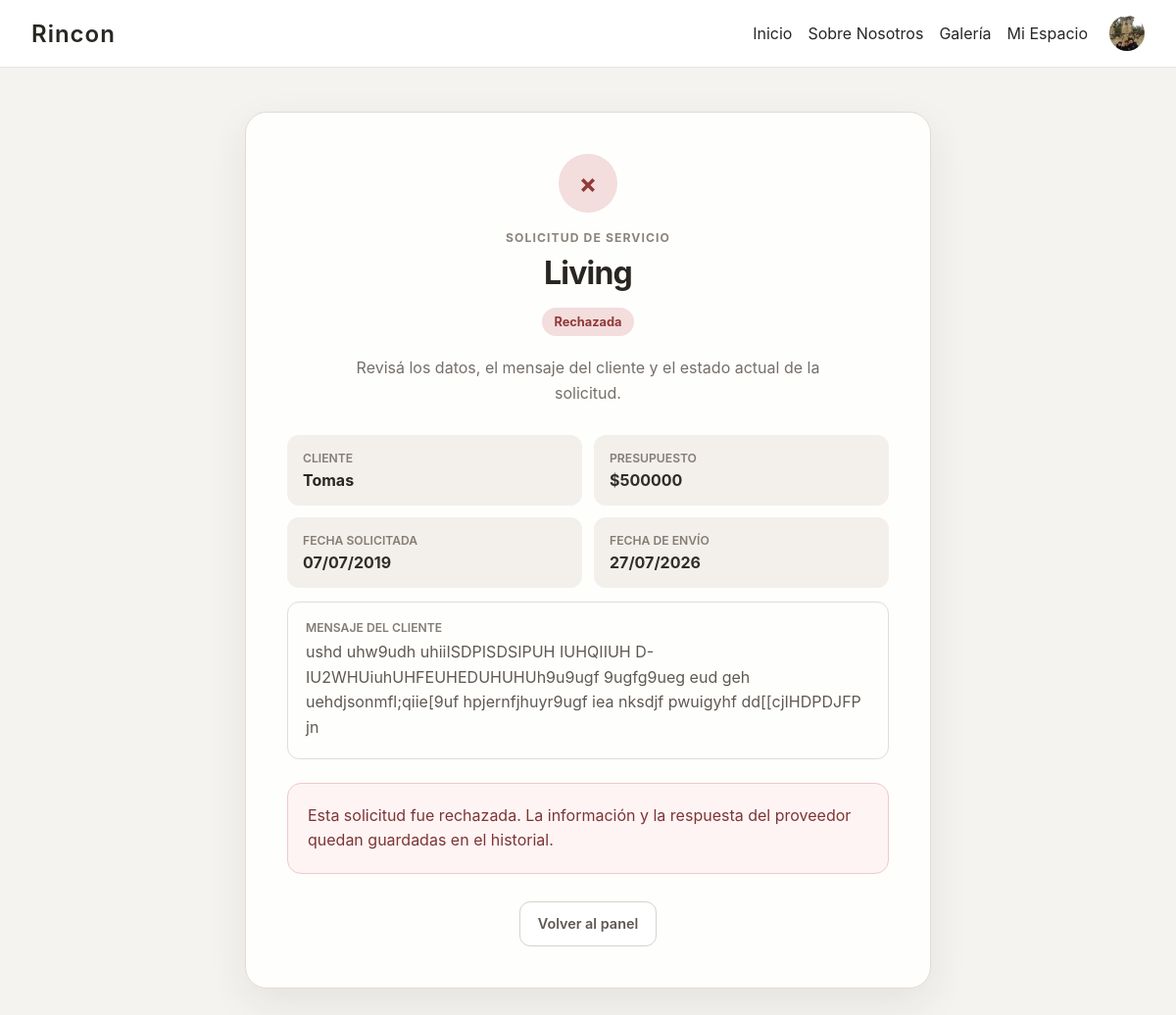
The page /solicitudes/1/ (signed in) on the database its author committed.
### cuentas/models.py (models this page shows)
class Usuario(AbstractUser):
    imagen_perfil = models.ImageField(
        upload_to='perfiles/',
        default='default.jpg',
        blank=True,
        null=True
    )

### solicitudes/models.py (models this page shows, shortened)
class SolicitudServicio(models.Model):
    ESTADOS = [
        ("pendiente", "Pendiente"),
        ("aceptada_proveedor", "Aceptada por el proveedor"),
        ("confirmada", "Confirmada por el cliente"),
        ("rechazada", "Rechazada"),
        ("cancelada", "Cancelada"),
        ("en_proceso", "En proceso"),
        ("finalizada", "Finalizada"),
    ]
    cliente = models.ForeignKey(
        settings.AUTH_USER_MODEL,
        on_delete=models.CASCADE,
        related_name="solicitudes_servicio"
    )
    proyecto = models.ForeignKey(
        Proyecto,
        on_delete=models.CASCADE,
        related_name="solicitudes"
    )
    presupuesto_cliente = models.DecimalField(
        max_digits=12,
        decimal_places=2
    )
    mensaje = models.TextField(
        blank=True
    )
    respuesta_proveedor = models.TextField(
        blank=True
    )
    fecha_estimada = models.DateField(
        null=True,
        blank=True
    )
    estado = models.CharField(
        max_length=30,
        choices=ESTADOS,
        default="pendiente"
    )
    fecha_solicitud = models.DateTimeField(
        auto_now_add=True
    )
    fecha_actualizacion = models.DateTimeField(
        auto_now=True
    )
    class Meta:
        ordering = ["-fecha_solicitud"]

### herramientas/models.py (models this page shows, shortened)
class Proyecto(models.Model):
    titulo = models.CharField(max_length=100)
    subtitulo = models.CharField(max_length=150, blank=True)
    descripcion = models.TextField()
    precio = models.DecimalField(max_digits=10, decimal_places=2)
    imagen = models.ImageField(upload_to='proyectos/')
    categoria = models.CharField(max_length=50, choices=CATEGORIAS, default='living')
    creador = models.ForeignKey(
        settings.AUTH_USER_MODEL,
        on_delete=models.CASCADE,
        related_name="proyectos_creados"
    )
    favoritos = models.ManyToManyField(
        settings.AUTH_USER_MODEL,
        related_name="proyectos_favoritos",
        blank=True    )

### solicitudes/views.py (the view)
@login_required
def detalle_solicitud(request, solicitud_id):
    solicitud = get_object_or_404(
        SolicitudServicio.objects.select_related("cliente", "proyecto"),
        id=solicitud_id,
    )
    if solicitud.cliente != request.user and not request.user.is_staff:
        messages.error(
            request,
            "No tenés permiso para ver esta solicitud.",
        )
        return redirect("perfil")
    respuesta_form = None
    if request.user.is_staff:
        respuesta_form = RespuestaProveedorForm(instance=solicitud)
    return render(
        request,
        "solicitudes/detalle_solicitud.html",
        {
            "solicitud": solicitud,
            "respuesta_form": respuesta_form,
        },
    )

### solicitudes/templates/solicitudes/detalle_solicitud.html (shortened to what this page needs)
{% load static %}
<link rel="stylesheet" href="{% static 'solicitudes/css/solicitudes.css' %}">
<link rel="stylesheet" href="{% static 'solicitudes/css/solicitudes_mejoras.css' %}">
{% include "website/navbar.html" %}
<main class="solicitud-page">
    <section class="detalle-solicitud-card">
        <div class="detalle-encabezado">
            <div class="estado-icono estado-{{ solicitud.estado }}">
                {% if solicitud.estado == "rechazada" or solicitud.estado == "cancelada" %}
                    ×
                {% else %}
                    ✓
                {% endif %}
            </div>
            <span class="etiqueta">Solicitud de servicio</span>
            <h1>{{ solicitud.proyecto.titulo }}</h1>
            <span class="estado-solicitud estado-{{ solicitud.estado }}">
                {{ solicitud.get_estado_display }}
            </span>
            <p class="detalle-introduccion">
                Revisá los datos, el mensaje del cliente y el estado actual de la solicitud.
            </p>
        </div>
        <div class="datos-solicitud">
            <div class="dato">
                <span>Cliente</span>
                {% if user.is_staff %}
                    <strong>
                        <a class="enlace-cliente" href="{% url 'detalle_cliente' solicitud.cliente.id %}">
                            {{ solicitud.cliente.get_full_name|default:solicitud.cliente.username }}
                        </a>
                    </strong>
                {% else %}
                    <strong>{{ solicitud.cliente.get_full_name|default:solicitud.cliente.username }}</strong>
                {% endif %}
            </div>
            <div class="dato">
                <span>Presupuesto</span>
                <strong>${{ solicitud.presupuesto_cliente|floatformat:0 }}</strong>
            </div>
            <div class="dato">
                <span>Fecha solicitada</span>
                <strong>
                    {% if solicitud.fecha_estimada %}
                        {{ solicitud.fecha_estimada|date:"d/m/Y" }}
                    {% else %}
                        Sin especificar
                    {% endif %}
                </strong>
            </div>
            <div class="dato">
                <span>Fecha de envío</span>
                <strong>{{ solicitud.fecha_solicitud|date:"d/m/Y" }}</strong>
            </div>
        </div>
        <div class="mensaje-solicitud">
            <span>Mensaje del cliente</span>
            <p>
                {% if solicitud.mensaje %}
                    {{ solicitud.mensaje }}
                {% else %}
                    El cliente no agregó un mensaje.
                {% endif %}
            </p>
        </div>
        {% if solicitud.estado == "rechazada" %}
            <div class="estado-aviso estado-aviso-rechazada">
                Esta solicitud fue rechazada. La información y la respuesta del proveedor quedan guardadas en el historial.
            </div>
        {% elif solicitud.estado == "cancelada" %}
            <div class="estado-aviso estado-aviso-cancelada">
                Esta solicitud fue cancelada y ya no admite nuevas acciones.
            </div>
        {% elif solicitud.estado == "confirmada" %}
            <div class="estado-aviso estado-aviso-confirmada">
                El cliente confirmó el servicio. Falta que el proveedor registre el inicio del trabajo.
            </div>
        {% elif solicitud.estado == "en_proceso" %}
            <div class="estado-aviso estado-aviso-en_proceso">
                El servicio está en proceso.
            </div>
        {% elif solicitud.estado == "finalizada" %}
            <div class="estado-aviso estado-aviso-finalizada">
                Servicio finalizado. El trabajo quedó cerrado y registrado en el historial del cliente.
            </div>
        {% endif %}
        <div class="volver-panel">
            {% if user.is_staff %}
                <a href="{% url 'solicitudes_proveedor' %}" class="btn-secundario">Volver al panel</a>
            {% else %}
                <a href="{% url 'perfil' %}" class="btn-secundario">Volver a mi perfil</a>
            {% endif %}
        </div>
    </section>
</main>

### website/templates/website/navbar.html
{% load static %}
<link rel="stylesheet" href="{% static 'website/css/navbar_0.01.css' %}">
<header class="navbar">
    <h1 class="logo">Rincon</h1>
    <nav>
        <a href="{% url 'base' %}">Inicio</a>
        <a href="#sobre">Sobre Nosotros</a>
        <a href="{% url 'lista_proyectos' %}">Galería</a>
        {% if user.is_authenticated %}
            <a href="{% url 'perfil' %}" class="nav-link">Mi Espacio</a>
            <img src="{{ user.imagen_perfil.url }}"
                 class="foto-perfil"
                 alt="Foto de perfil">
        {% else %}
            <a href="{% url 'cuentas:registro' %}">Registrarse</a>
            <a href="{% url 'cuentas:login' %}">Iniciar sesión</a>
        {% endif %}
    </nav>
</header>

### solicitudes/static/solicitudes/css/solicitudes.css (style rules this page uses)
* { box-sizing: border-box; }
.solicitud-page { min-height: calc(100vh - 80px); padding: 45px 20px 80px; }
.proyecto-resumen, .formulario-card, .detalle-solicitud-card { border: 1px solid #e1dcd4; border-radius: 22px; background: rgba(255, 255, 255, 0.9); box-shadow: 0 14px 40px rgba(44, 38, 32, 0.08); }
.etiqueta { display: block; margin-bottom: 9px; color: #8b837a; font-size: 0.76rem; font-weight: 650; letter-spacing: 1.1px; text-transform: uppercase; }
.proyecto-datos h1, .formulario-header h2, .detalle-solicitud-card h1 { margin: 0; color: #292622; letter-spacing: -0.8px; }
.btn-principal, .btn-secundario { display: inline-flex; align-items: center; justify-content: center; min-height: 46px; padding: 12px 18px; border: none; border-radius: 11px; font-family: inherit; font-size: 0.9rem; font-weight: 600; text-decoration: none; cursor: pointer; transition: transform 0.18s ease, background-color 0.18s ease; }
.btn-secundario { border: 1px solid #d8d2ca; background: white; color: #5e5851; }
.detalle-solicitud-card { width: min(700px, 100%); margin: 0 auto; padding: 42px; text-align: center; }
.estado-icono { width: 60px; height: 60px; margin: 0 auto 20px; display: flex; align-items: center; justify-content: center; border-radius: 50%; background: #e6eee5; color: #39703d; font-size: 1.7rem; font-weight: 700; }
.detalle-solicitud-card h1 { margin-bottom: 16px; font-size: 2rem; }
.estado-solicitud { display: inline-flex; margin-bottom: 20px; padding: 7px 12px; border-radius: 999px; background: #ece8e2; color: #625c55; font-size: 0.8rem; font-weight: 650; }
.estado-rechazada, .estado-cancelada { background: #f3dddd; color: #903939; }
.detalle-introduccion { max-width: 520px; margin: 0 auto 30px; color: #756f68; line-height: 1.6; }
.datos-solicitud { display: grid; grid-template-columns: repeat(2, 1fr); gap: 12px; text-align: left; }
.dato { padding: 16px; border-radius: 12px; background: #f3f0eb; }
.dato span, .mensaje-solicitud span, .respuesta-proveedor span { display: block; margin-bottom: 5px; color: #847d74; font-size: 0.76rem; font-weight: 600; text-transform: uppercase; }
.dato strong { color: #302d29; }
.mensaje-solicitud, .respuesta-proveedor { margin-top: 14px; padding: 18px; border: 1px solid #e2ddd5; border-radius: 12px; text-align: left; }
.mensaje-solicitud p, .respuesta-proveedor p { margin: 0; color: #5f5952; line-height: 1.6; }

### solicitudes/static/solicitudes/css/solicitudes_mejoras.css (style rules this page uses)
.enlace-cliente, .enlace-cliente-tabla { color: #292724; font-weight: 700; text-decoration: none; }
.detalle-solicitud-card { text-align: left; }
.detalle-encabezado { margin-bottom: 28px; text-align: center; }
.detalle-encabezado .estado-icono { margin-bottom: 18px; }
.detalle-encabezado .estado-rechazada, .detalle-encabezado .estado-cancelada { background: #f3dddd; color: #903939; }
.estado-aviso { margin-top: 24px; padding: 20px; border-radius: 14px; line-height: 1.6; }
.estado-aviso-rechazada, .estado-aviso-cancelada { border: 1px solid #eccaca; background: #fff4f4; color: #7d3535; }
.volver-panel { margin-top: 28px; display: flex; justify-content: center; }

### website/static/website/css/navbar_0.01.css (style rules this page uses)
.navbar { display: flex; justify-content: space-between; align-items: center; padding: 1rem 2rem; background: var(--surface, #fff); border-bottom: 1px solid var(--border, #e5e5e5); position: sticky; top: 0; z-index: 100; }
.logo { font-size: 1.5rem; font-weight: 600; letter-spacing: 1px; margin: 0; }
.navbar nav { display: flex; gap: 1rem; align-items: center; }
.navbar nav a.nav-link { margin-left: 0; text-decoration: none; color: var(--text); }
.foto-perfil { width: 36px; height: 36px; border-radius: 50%; object-fit: cover; display: inline-block; vertical-align: middle; margin-left: 6px; }
.navbar nav a { margin-left: 0; text-decoration: none; color: var(--text); transition: color 0.15s ease; }

### rows shown on the page
Usuario: imagen_perfil (picture)
SolicitudServicio: proyecto.titulo "Living", estado "Rechazada", cliente.get_full_name "Tomas", presupuesto_cliente "500000", fecha_estimada "07/07/2019", fecha_solicitud "27/07/2026", mensaje "ushd uhw9udh uhiiISDPISDSIPUH IUHQIIUH D-IU2WHUiuhUHFEUHEDUHUHUh9u9ugf 9ugfg9ueg eud geh uehdjsonmfl;qiie[9uf hpjernfjhuyr9ugf iea nksdjf pwuigyhf dd[[cjIHDPDJFP jn"
